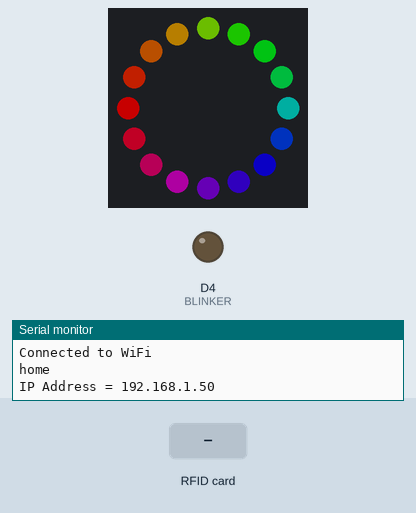
The sketch below on a simulated ESP8266 (NodeMCU). On the bench: 16 RGB LEDs in a ring, first at the top, clockwise, output pins drawn as LEDs (lit = HIGH), the last lines printed to the serial monitor. The inputs (shaded band) are chosen by the test bench. Dim RGB values are drawn brighter than linear; WiFi joins after 1.5 s; servers stay silent unless stated; uploads are accepted with an empty reply; random numbers use the default seed unless the sketch sets one.

Above: at 5.78 s.
5.8 s: RFID card 5E 7A 19 C4 held to the reader
At 9.18 s:
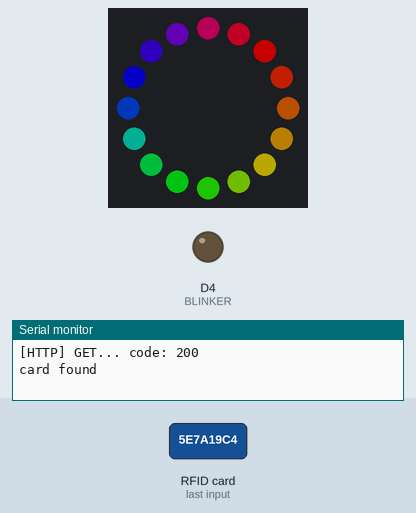
10.6 s: RFID card 5E 7A 19 C4 held to the reader
At 13.2 s:
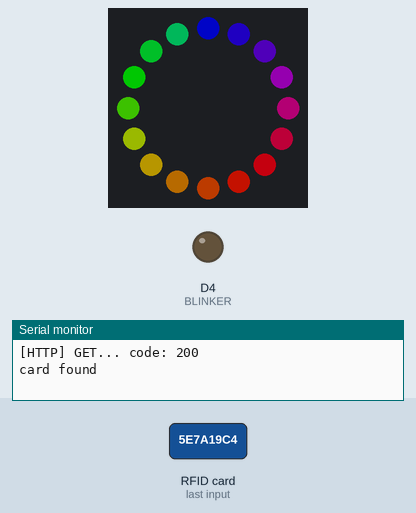
16.3 s: RFID card 5E 7A 19 C4 held to the reader
At 18.05 s:
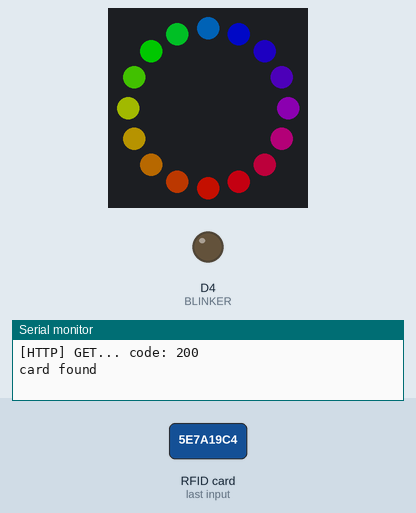

The sketch:

backstagechip.ino
```cpp
/* Backstagr
 * @author: Hanne Johnsen - Bouvet Norge
 */
#include "backstagechip.h"
void loop() {
  runRFID();
  runLeds();
  runWifi();
}

void setup() {
    // Initialise the ring
  Serial.begin(115200);
  Serial.println("Running setup");
  initPixelRing();
  initRfid();
  initWifi();
 }
```

Azure.ino
```cpp
/*void connectToIoTHub();
void sendMqttMessage(String card);
void runMqtt();
#include <PubSubClient.h>
#include <WiFiClientSecure.h>

// Azure IoT Hub Settings --> CHANGE THESE
#define IOTHUB_HOSTNAME         "backstagehub.azure-devices.net"
#define DEVICE_ID               "kasse1"
#define DEVICE_KEY              "zODBlFDqEXM/bk6tRUudsPklrzRsoXypSnis6W/r2jE=" //Primary key of the device


// example: <myiothub>.azure-devices.net
const char* iothub_url = "backstagehub.azure-devices.net";

// this is the id of the device created in Iot Hub
// example: myCoolDevice
const char* iothub_deviceid = "kasse1";

// <myiothub>.azure-devices.net/<myCoolDevice>
const char* iothub_user = "backstagehub.azure-devices.net/kasse1";

// SAS token should look like "SharedAccessSignature sr=backstagehub.azure-devices.net%2Fdevices%2Fkasse1&sig=DWJeW0MThqCC58J6jr8v6uBiS4xmdDpnqophW5cWzFc%3D&se=1559082259"
const char* iothub_sas_token = "SharedAccessSignature sr=backstagehub.azure-devices.net%2Fdevices%2Fkasse1&sig=gt%2FVUfyrCCr815beulgUGxhehOw4hAGi9B7RPa1kVXs%3D&se=1563999755";
// default topic feed for subscribing is "devices/<myCoolDevice>/messages/devicebound/#""
const char* iothub_subscribe_endpoint = "devices/kasse1/messages/devicebound/";

// default topic feed for publishing is "devices/<myCoolDevice>/messages/events/"
const char* iothub_publish_endpoint = "devices/kasse1/messages/events/";


WiFiClientSecure espClient;
PubSubClient pubsubclient(espClient);

long lastMsg = 0;


// setup Azure IOTHUB client
const uint INTERVAL = 20;             // SAS token validity period in minutes
const int REFRESHPERCENTAGE = 80;     // Percentage of SAS token validity used when reauthentication is attempted
const int MISSEDTOOMANY = 10;         // Reconnect to MQTT when consecutively missed this many messages
const int BLINKER = BUILTIN_LED;
const int BLINKTIME = 700;
const int BLINKOFF = LOW;
const int BLINKON = HIGH;              // Set to BLINKOFF to disable LED

// function to connect to MQTT server
void connect_mqtt() {
  // Loop until we're reconnected
  while (!pubsubclient.connected()) {
    Serial.print("Attempting MQTT connection...");
    // Attempt to connect
    if (pubsubclient.connect(iothub_deviceid, iothub_user, DEVICE_KEY)) {
      Serial.println("connected");
      // ... and resubscribe
      pubsubclient.subscribe(iothub_subscribe_endpoint);
    } else {
      Serial.print("failed, rc=");
      Serial.print(pubsubclient.state());
      Serial.println("try again in 5 seconds");
      // Wait 5 seconds before retrying
      delay(5000);
    }
  }
}

// callback function for when a message is dequeued from the MQTT server
void callback(char* topic, byte* payload, unsigned int length) {
  // print message to serial for debugging
  Serial.print("Message arrived: ");
  for (int i = 0; i < length; i++) {
    Serial.print((char)payload[i]);
  }
  Serial.println('---');
}

*/
/*

void connectToIoTHub() {

  // set up connection and callback for MQTT server
  pubsubclient.setServer("backstagehub.azure-devices.net", 8883);
  pubsubclient.setCallback(callback);

  // connect to MQTT
  connect_mqtt();

}
void runMqtt() {
  pubsubclient.loop();
}
int retry = 0;

void sendMqttMessage(String card) {

    Serial.print("is MQTT pubsubclient is still connected: ");
    Serial.println(pubsubclient.connected());

    // set up json object
    StaticJsonBuffer<200> jsonBuffer;
    JsonObject& root = jsonBuffer.createObject();

    // populate keys in json
    root["device"] = "123";
    // substitute the int value below for a real sensor reading (ie. an analogRead() result)
    root["card"] = card;

    // convert json to buffer for publishing
    char buffer[256];
    root.printTo(buffer, sizeof(buffer));

    // publish
    pubsubclient.publish(iothub_publish_endpoint, buffer);

}
*/
```

PixelRing.ino
```cpp
#include "FastLED.h"
void runLeds();
void addGlitter( fract8 chanceOfGlitter);
void rainbowWithGlitter();
void rainbow();
void bpm();

#if FASTLED_VERSION < 3001000
#error "Requires FastLED 3.1 or later; check github for latest code."
#endif

#define DATA_PIN    D3
//#define CLK_PIN   4
#define LED_TYPE    NEOPIXEL
#define COLOR_ORDER GRB
#define NUM_LEDS    16
CRGB leds[NUM_LEDS];
#define BRIGHTNESS          100
#define FRAMES_PER_SECOND  120
unsigned long stoptime = 0;
bool isLedShowing = false;


// List of patterns to cycle through.  Each is defined as a separate function below.
typedef void (*SimplePatternList[])();
SimplePatternList gPatterns = { rainbow, rainbowWithGlitter,juggle, bpm};

uint8_t gCurrentPatternNumber = 0; // Index number of which pattern is current
uint8_t gHue = 0; // rotating "base color" used by many of the patterns
uint8_t  gHueDelta = 5;

void initPixelRing() {
  delay(3000); // 3 second delay for recovery

  // tell FastLED about the LED strip configuration
  FastLED.addLeds<LED_TYPE,DATA_PIN>(leds, NUM_LEDS).setCorrection(TypicalLEDStrip);
  //FastLED.addLeds<LED_TYPE,DATA_PIN,CLK_PIN,COLOR_ORDER>(leds, NUM_LEDS).setCorrection(TypicalLEDStrip);
  // set master brightness control
  FastLED.setBrightness(BRIGHTNESS);
  handleStrip(RAINBOW);
}

void handleStrip(int pattern) {
  gCurrentPatternNumber = pattern;
  isLedShowing = true;
  stoptime = millis();
}

void runLeds() {
  if(isLedShowing) {
    if (millis() - stoptime> 5000){

      Serial.println("stop it!");
      isLedShowing = false;
      for (int i = 0; i < 16; i++)
      {
        leds[i ] = CRGB::Black;
      }

      FastLED.show();
      return;
    }

    gPatterns[gCurrentPatternNumber]();

    // send the 'leds' array out to the actual LED strip
    FastLED.show();
    // insert a delay to keep the framerate modest
//    FastLED.delay(1000/FRAMES_PER_SECOND);
   gHue += gHueDelta;
  }
}

void rainbow()
{
  byte changeInHue = 255 / NUM_LEDS;
  // FastLED's built-in rainbow generator
  fill_rainbow( leds, NUM_LEDS, gHue, changeInHue);
}

void juggle() {
  // eight colored dots, weaving in and out of sync with each other
  fadeToBlackBy( leds, NUM_LEDS, 20);
  byte dothue = 0;
  for( int i = 0; i < 8; i++) {
    leds[beatsin16(i+7,0,NUM_LEDS)] |= CHSV(dothue, 200, 255);
    dothue += 32;
  }
}

void rainbowWithGlitter()
{
  // built-in FastLED rainbow, plus some random sparkly glitter
  rainbow();
  addGlitter(80);
}

void addGlitter( fract8 chanceOfGlitter)
{
  if( random8() < chanceOfGlitter) {
    leds[ random16(NUM_LEDS) ] += CRGB::White;
  }
}
void bpm()
{
  // colored stripes pulsing at a defined Beats-Per-Minute (BPM)
  uint8_t BeatsPerMinute = 62;
  CRGBPalette16 palette = LavaColors_p;
  uint8_t beat = beatsin8( BeatsPerMinute, 64, 255);
  for( int i = 0; i < NUM_LEDS; i++) { //9948
    leds[i] = ColorFromPalette(palette, gHue+(i*2), beat-gHue+(i*10));
  }
}
```

Rfid.ino
```cpp
void initRfid();
void runRFID();

#include "MFRC522.h"

// Sette opp RFID
#define RST_PIN D2 // RST-PIN for RC522 - RFID - SPI - Modul GPIO15
#define SS_PIN  D8  // SDA-PIN for RC522 - RFID - SPI - Modul GPIO2
// Sette opp LED-ring

MFRC522 mfrc522(SS_PIN, RST_PIN);   // Create MFRC522 instance

void initRfid() {
  SPI.begin();           // Init SPI bus
  mfrc522.PCD_Init();    // Init MFRC522

  Serial.println("Connected to RFID");
}

void runRFID() {
  // Look for new cards

  if ( ! mfrc522.PICC_IsNewCardPresent()) {
    delay(50);
    return;
  }
  // Select one of the cards
  if ( ! mfrc522.PICC_ReadCardSerial()) {
    delay(50);
    return;
  }

  String card = "";
    for (byte i = 0; i < 4; i++) {
      card += String(mfrc522.uid.uidByte[i], HEX);
    }

  // Show some details of the PICC (that is: the tag/card)
  Serial.print(F("Card UID:"));
  Serial.print(card);
  delay(1000);
  sendGet(card);
}
```

Web.ino
```cpp
void initWifi();
void sendGet(String card);
void runWifi();
#include <ESP8266WiFi.h>
#include <ESP8266HTTPClient.h>
#include <ESP8266mDNS.h>

#include <WiFiClientSecure.h>
#include <WiFiManager.h>
void configModeCallback (WiFiManager *myWiFiManager);

const int httpsPort = 443;  //HTTPS= 443 and HTTP = 80
WiFiClient client;
HTTPClient http;
bool isSendRequest = false;
String requestUrl;

void configModeCallback (WiFiManager *myWiFiManager) {
  Serial.println("Entered config mode");
  Serial.println(WiFi.softAPIP());
  Serial.println(myWiFiManager->getConfigPortalSSID());
}

void initWifi() {
   WiFiManager wifiManager;
  wifiManager.setAPCallback(configModeCallback);
  wifiManager.autoConnect("Backstagr", "");

  Serial.println("Connected to WiFi");
  if (MDNS.begin("esp8266")) {
    Serial.println("MDNS responder started");
  }


  Serial.println("Connected to WiFi");
  Serial.println(WiFi.SSID());
  Serial.println();
  Serial.print("IP Address = ");
  Serial.println(WiFi.localIP());
  pinMode(BLINKER, OUTPUT);
  digitalWrite(BLINKER, BLINKOFF);
}

void runWifi() {
  MDNS.update();
  if(isSendRequest) {
    sendRequest();
  }
}
const char fingerprint[] PROGMEM = "3a b0 b1 c2 7f 74 6f d9 0c 34 f0 d6 a9 60 cf 73 a4 22 9d e8";

void sendGet(String card) {
    isSendRequest = true;
    requestUrl = "http://backstagekassa.azurewebsites.net/api/artist/CardRead?device=123&card="; //prod
    //requestUrl = "http://10.0.0.95:64098/api/artist/CardRead?device=123&card="; //bajonett
    requestUrl.concat(card);
}
int retry = 0;
void sendRequest()
{

  Serial.print("[HTTP] begin...\n"+requestUrl);
  if (http.begin(client, requestUrl)) {  // HTTP


    Serial.print("[HTTP] GET...\n");
    // start connection and send HTTP header
    int httpCode = http.GET();

    // httpCode will be negative on error
    if (httpCode > 0) {
      // HTTP header has been send and Server response header has been handled
      Serial.printf("[HTTP] GET... code: %d\n", httpCode);
      retry = 0;
      isSendRequest = false;
      String payload = http.getString();

      // file found at server
      if (httpCode == HTTP_CODE_OK || httpCode == HTTP_CODE_MOVED_PERMANENTLY) {
        Serial.println(payload);
        Serial.println("card found");
        handleStrip(RAINBOW);
      }
      else if(payload == "not found") {
        Serial.println("card not found");
        handleStrip(BMP);
      }
    } else if(retry < 5){
      retry +=1;
      Serial.printf("[HTTP] GET... failed, error: %s\n trying again... ", http.errorToString(httpCode).c_str());
      Serial.print(retry);
      Serial.println(".");
    }
    else {
      Serial.printf("[HTTP] GET... failed totally, error: %s\n... ", http.errorToString(httpCode).c_str());
      isSendRequest = false;
    }

    http.end();
  } else {
    Serial.printf("[HTTP} Unable to connect\n");
    isSendRequest = false;
  }

  requestUrl = "";
/*WiFiClientSecure httpsClient;    //Declare object of class WiFiClient

  String Link, host;
  Link = "/api/artist/CardRead?device=123&card="+card;
  host = "backstagekassa.azurewebsites.net";
  Serial.println("backstagekassa.azurewebsites.net");

  Serial.printf("Using fingerprint '%s'\n", fingerprint);
  httpsClient.setFingerprint(fingerprint);
  httpsClient.setTimeout(15000); // 15 Seconds
  delay(500);

  Serial.print("HTTPS Connecting");
  int r=0; //retry counter
  while((!httpsClient.connect(host, httpsPort)) && (r < 30)){
      delay(100);
      Serial.print(".");
      r++;
  }
  if(r==30) {
    Serial.println("Connection failed");
  }
  else {
    Serial.println("Connected to web");
  }

  Serial.print("requesting URL: ");
  Serial.println(host+Link);

  httpsClient.print(String("GET ") + Link + " HTTP/1.1\r\n" +
               "Host: " + host + "\r\n" +
               "Connection: close\r\n\r\n");

  Serial.println("request sent");

  while (httpsClient.connected()) {
    String line = httpsClient.readStringUntil('\n');
    if (line == "\r") {
      Serial.println("headers received");
      break;
    }
  }

  Serial.println("reply was:");
  Serial.println("==========");
  String line;
  while(httpsClient.available()){
    line = httpsClient.readStringUntil('\n');  //Read Line by Line
    Serial.println(line); //Print response
  }
  Serial.println("==========");
  Serial.println("closing connection");

  delay(2000);  //GET Data at every 2 seconds*/
}
  // Make a HTTP request:
 // String url ="backstagekassa.azurewebsites.net/api/artist/CardRead?device=123&card="+card;

//}
```

backstagechip.cpp
```cpp
#include "backstagechip.h"
```

backstagechip.h
```cpp
#include "Arduino.h"
#include "MFRC522.h"
#include <Adafruit_NeoPixel.h>
#ifdef __AVR__
#include <avr/power.h> // Required for 16 MHz Adafruit Trinket
#endif

const uint INTERVAL = 20;             // SAS token validity period in minutes
const int REFRESHPERCENTAGE = 80;     // Percentage of SAS token validity used when reauthentication is attempted
const int MISSEDTOOMANY = 10;         // Reconnect to MQTT when consecutively missed this many messages
const int BLINKER = BUILTIN_LED;
const int BLINKTIME = 700;
const int BLINKOFF = LOW;
const int BLINKON = HIGH;              // Set to BLINKOFF to disable LED

const int RAINBOW = 0;     // RAINBOW pattern
const int GLITTER = 1;     // RAINBOW pattern
const int REDDOTS = 2;     // RAINBOW pattern
const int BMP = 3;     // RAINBOW pattern

void initRfid();
void runRFID();
void runMqtt();
void initPixelRing();
void connectToIoTHub();
void sendMqttMessage(String card);
void initWifi();
void sendGet(String card);
void runLeds();
void runWifi();
```
